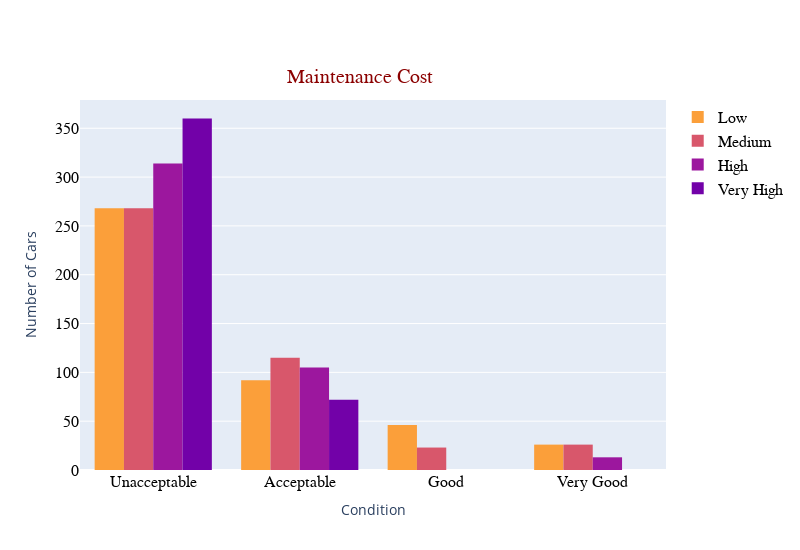

Write notebook code for a chart like this one.
### Code cell
fg1 = go.Figure(layout=go.Layout(height=550, width=800))

fg1.add_trace(go.Histogram(x=car_df.loc[car_df.Maintenance=="low", "Class"],
                           name = "Low",
                           marker=dict(color="#fb9f3a")))
fg1.add_trace(go.Histogram(x=car_df.loc[car_df.Maintenance=="med", "Class"],
                           name = "Medium",
                           marker=dict(color="#d8576b")))
fg1.add_trace(go.Histogram(x=car_df.loc[car_df.Maintenance=="high", "Class"],
                           name = "High",
                           marker=dict(color="#9c179e")))
fg1.add_trace(go.Histogram(x=car_df.loc[car_df.Maintenance=="vhigh", "Class"],
                           name = "Very High",
                           marker=dict(color="#7201a8")))

fg1.update_xaxes(title_text="Condition", 
                 showticklabels=True, 
                 tickmode="array",
                 tickvals=["unacc", "acc", "good", "vgood"],
                 ticktext=["Unacceptable", "Acceptable", "Good", "Very Good"],
                 tickfont=dict(family="Arial", size=16, color="black"))

fg1.update_yaxes(title_text="Number of Cars", tickfont=dict(family="Arial", size=16, color="black"))

fg1.update_layout(legend = dict(font = dict(family = "Arial", size = 16, color="black")),
                  title_text = 'Maintenance Cost',
                  title_font = dict(size=20, family='Arial', color='darkred'),
                  title_x=0.45,
                  title_y=0.875)

fg1.show()

### Figure 1 — Plotly figure (JSON) as saved in the notebook; plotly's stock layout.template omitted (floating-point values rounded to 4 significant figures; data arrays with more than 128 entries replaced by an {"elided": "..."} marker saying what was removed)
{"data": [{"marker": {"color": "#fb9f3a"}, "name": "Low", "type": "histogram", "x": {"elided": "432 str values"}}, {"marker": {"color": "#d8576b"}, "name": "Medium", "type": "histogram", "x": {"elided": "432 str values"}}, {"marker": {"color": "#9c179e"}, "name": "High", "type": "histogram", "x": {"elided": "432 str values"}}, {"marker": {"color": "#7201a8"}, "name": "Very High", "type": "histogram", "x": {"elided": "432 str values"}}], "layout": {"height": 550, "legend": {"font": {"color": "black", "family": "Arial", "size": 16}}, "title": {"font": {"color": "darkred", "family": "Arial", "size": 20}, "text": "Maintenance Cost", "x": 0.45, "y": 0.875}, "width": 800, "xaxis": {"autorange": true, "range": [-0.5, 3.5], "showticklabels": true, "tickfont": {"color": "black", "family": "Arial", "size": 16}, "tickmode": "array", "ticktext": ["Unacceptable", "Acceptable", "Good", "Very Good"], "tickvals": ["unacc", "acc", "good", "vgood"], "title": {"text": "Condition"}, "type": "category"}, "yaxis": {"autorange": true, "range": [0, 378.9], "tickfont": {"color": "black", "family": "Arial", "size": 16}, "title": {"text": "Number of Cars"}}}}
